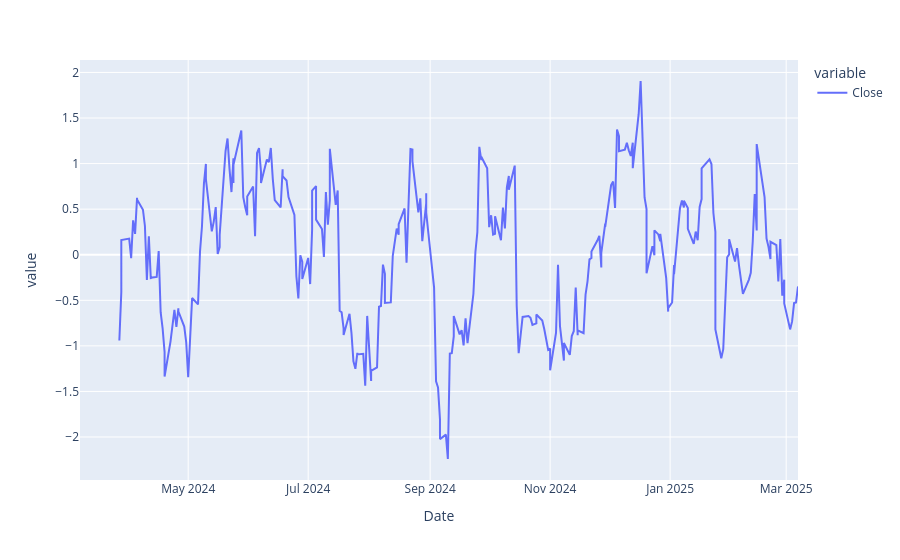

Notebook source saved alongside this figure:
### Code cell
pd.options.plotting.backend = "plotly"
result = SQN.quantile([0.1, 0.3, 0.5, 0.7, 0.9])
display.display(
    pd.Series(
        result.values,
        index=["BearVolatile", "BearQuiet", "Neutral", "BullQuiet", "BullVolatile"],
    )
    .to_frame()
    .T.round(2)
)
SQN.plot()

### Figure 1 — Plotly figure (JSON) as saved in the notebook; plotly's stock layout.template omitted (floating-point values rounded to 4 significant figures; data arrays with more than 128 entries replaced by an {"elided": "..."} marker saying what was removed)
{"data": [{"hovertemplate": "variable=Close<br>Date=%{x}<br>value=%{y}<extra></extra>", "legendgroup": "Close", "line": {"color": "#636efa", "dash": "solid"}, "marker": {"symbol": "circle"}, "mode": "lines", "name": "Close", "orientation": "v", "showlegend": true, "type": "scatter", "x": {"elided": "366 str values"}, "xaxis": "x", "y": {"elided": "366 float values"}, "yaxis": "y"}], "layout": {"legend": {"title": {"text": "variable"}, "tracegroupgap": 0}, "margin": {"t": 60}, "xaxis": {"anchor": "y", "domain": [0, 1], "title": {"text": "Date"}}, "yaxis": {"anchor": "x", "domain": [0, 1], "title": {"text": "value"}}}}
